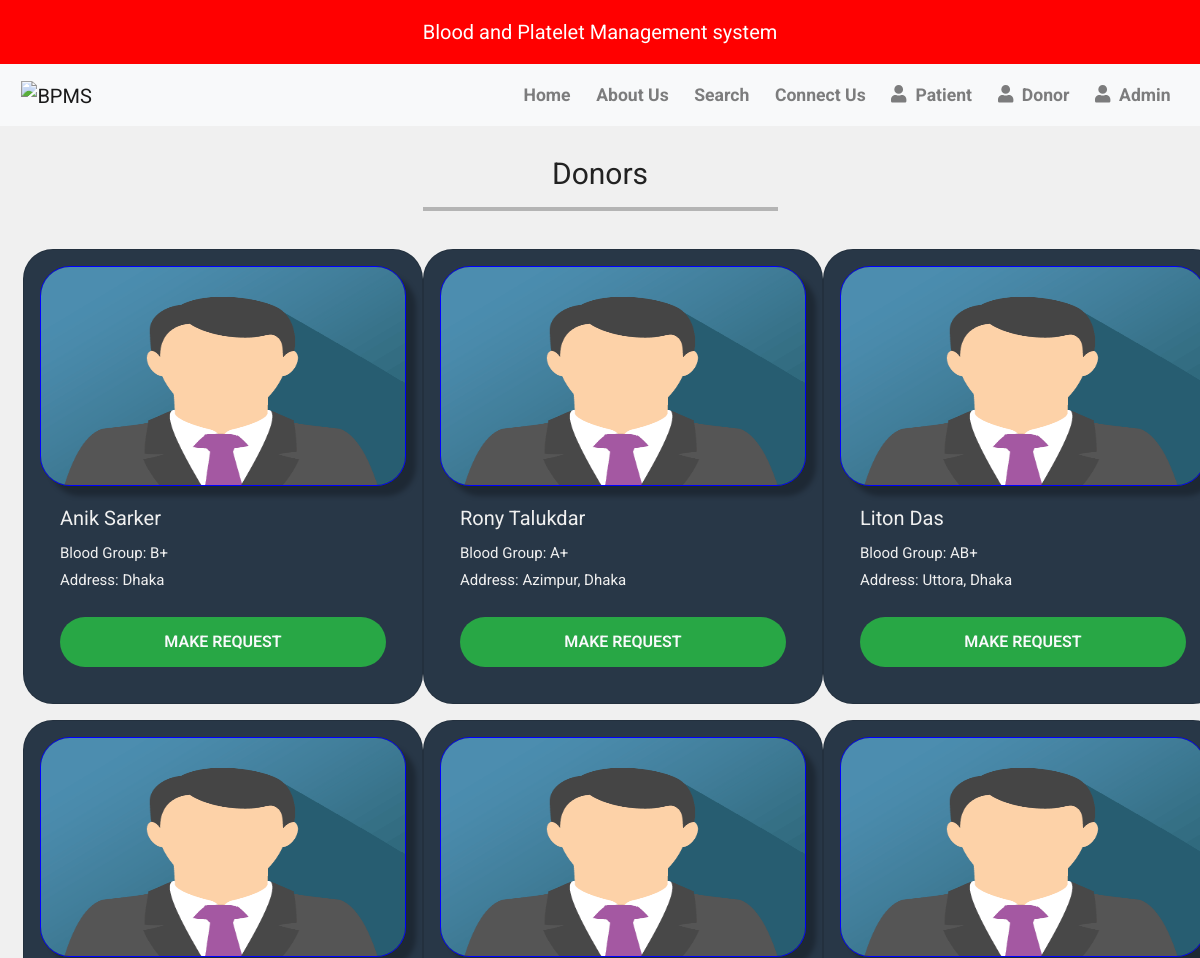
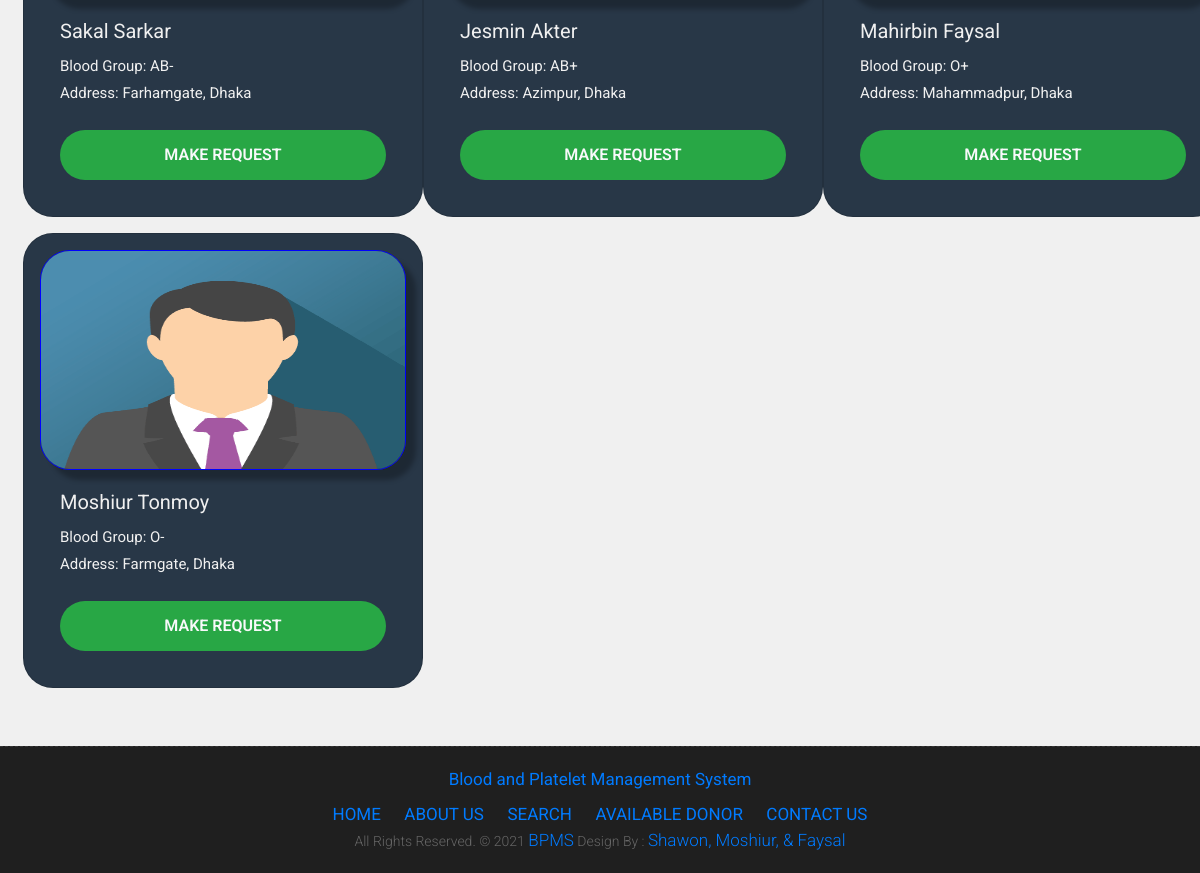
/availabledonor, run on the app's committed database (2 pictures, top to bottom).
### donor/models.py (models this page shows, shortened)
class Donor(models.Model):
    user = models.OneToOneField(User, on_delete=models.CASCADE)
    profile_pic = models.ImageField(upload_to='profile_pic/Donor/', null=True, blank=True, default='profile_pic/Donor/default.png')
    bloodgroup = models.CharField(max_length=10)
    address = models.CharField(max_length=40)
    mobile = models.CharField(max_length=20, null=False)

### blood/views.py (the view)
# urls.py: path('availabledonor', views.available_donor, name='available_donor'),
def available_donor(request):
    x = dmodels.Donor.objects.all()
    return render(request, 'available_donor.html', {'donors':x})

### templates/available_donor.html (shortened to what this page needs)
{% extends 'base.html' %}
{% block content %}
    {% load static %}
    <section class="doctors">
        <div class="container-fluid">
            <div class="row text-center doctorheader">
                <div class="col-12">
                    <h2 id="team" class="color">Donors</h2>
                </div>
            </div>
            <hr class="doctorhr">
        </div>
        <div class="container-fluid padding">
            <div class="row padding">
                {% for d in donors %}
                    <div class="col-md-4">
                        <div class="card m-2 p-3" id="{{ d.donor_id }}">
                            <img class="card-img-top" src="{% static 'default.png' %}" alt="Card image">
                            <div class="card-body">
                                <h4 class="card-title">{{ d.user.first_name }} {{ d.user.last_name }}</h4>
                                <p class="card-text">Blood Group: {{ d.bloodgroup }}</p>
                                <p class="card-text">Address: {{ d.address }}</p>
                                <form action="{% url 'makeRequest' d.id %}" method="POST" class="d-inline">
                                    <input type="submit" class="btn btn-success text-light" value="Make Request">
                                </form>
                            </div>
                        </div>
                    </div>
                {% endfor %}
            </div>
        </div>
    </section>
{% endblock %}

### static/css/main.css (style rules this page uses)
.row { display: -webkit-box; display: -webkit-flex; display: -moz-box; display: -ms-flexbox; display: flex; -webkit-flex-wrap: wrap; -ms-flex-wrap: wrap; flex-wrap: wrap; }
html { -webkit-box-sizing: border-box; -moz-box-sizing: border-box; box-sizing: border-box; }
* { padding: 0; margin: 0; }
*, *:before, *:after { -webkit-box-sizing: inherit; -moz-box-sizing: inherit; box-sizing: inherit; }
body, h1, h2, h3, h4, h5, h6, blockquote, p, pre, dl, dd, ol, ul, figure, hr, fieldset, legend { margin: 0; padding: 0; }
body { font-family: "Open Sans", "Arial", "Helvetica Neue", sans-serif; font-weight: 400; font-size: 14px; }
h1, h2, h3, h4, h5, h6 { font-weight: 400; }
h2 { font-size: 30px; }
h4 { font-size: 18px; }
input { outline: none; margin: 0; border: none; -webkit-box-shadow: none; -moz-box-shadow: none; box-shadow: none; width: 100%; font-size: 14px; font-family: inherit; }
.card { -webkit-border-radius: 3px; -moz-border-radius: 3px; border-radius: 3px; background: #fff; }

### templates/base.html (style rules this page uses)
h4 { font-size: 20px; }
hr { border: 2px solid #b4b4b4; width: 30%; margin: 20px auto 40px auto; }
.btn { min-width: 145px; line-height: 50px; padding: 0 30px; font-size: 16px; font-weight: 600; text-transform: uppercase; border-radius: 10px; transition: box-shadow 0.25s; -moz-transition: box-shadow 0.25s ease-in-out; -webkit-transition: box-shadow 0.25s ease-in-out; -o-transition: box-shadow 0.25s ease-in-out; -ms-transition: box-shadow 0.25s ease-in-out; }
html, body { margin: 0; padding: 0; font-family: 'Roboto', sans-serif; color: #222; background: #f0f0f0; }

### templates/available_donor.html (style rules this page uses)
section.doctors { margin-top: 30px; margin-bottom: 50px; }
hr.doctorhr { margin-top: 15px; margin-bottom: 30px; }
.card { width: 25rem; margin: 0 20px 30px 0; border-radius:30px; background: #283747; }
.card .card-img-top { border-radius:30px; height:220px; -webkit-box-shadow: 10px 10px 5px 0px rgba(0,0,0,0.27); -moz-box-shadow: 10px 10px 5px 0px rgba(0,0,0,0.27); box-shadow: 10px 10px 5px 0px rgba(0,0,0,0.27); border: 1px solid blue; }
.card-title { font-size: 20px; color: #f0f0f0; }
.card-text { font-size: 15px; color: #f0f0f0; margin-bottom: 5px; }
.card-body .btn.btn-success { padding: 0 65px; border-radius: 50px; margin: 20px 0 0 0; border: none; transition: 0.6s; }

### data on the page
Donor: user.first_name "Anik", user.last_name "Sarker", bloodgroup "B+", address "Dhaka"
Donor: user.first_name "Rony", user.last_name "Talukdar", bloodgroup "A+", address "Azimpur, Dhaka"
Donor: user.first_name "Liton", user.last_name "Das", bloodgroup "AB+", address "Uttora, Dhaka"
Donor: user.first_name "Sakal", user.last_name "Sarkar", bloodgroup "AB-", address "Farhamgate, Dhaka"
Donor: user.first_name "Jesmin", user.last_name "Akter", bloodgroup "AB+", address "Azimpur, Dhaka"
Donor: user.first_name "Mahirbin", user.last_name "Faysal", bloodgroup "O+", address "Mahammadpur, Dhaka"
Donor: user.first_name "Moshiur", user.last_name "Tonmoy", bloodgroup "O-", address "Farmgate, Dhaka"
